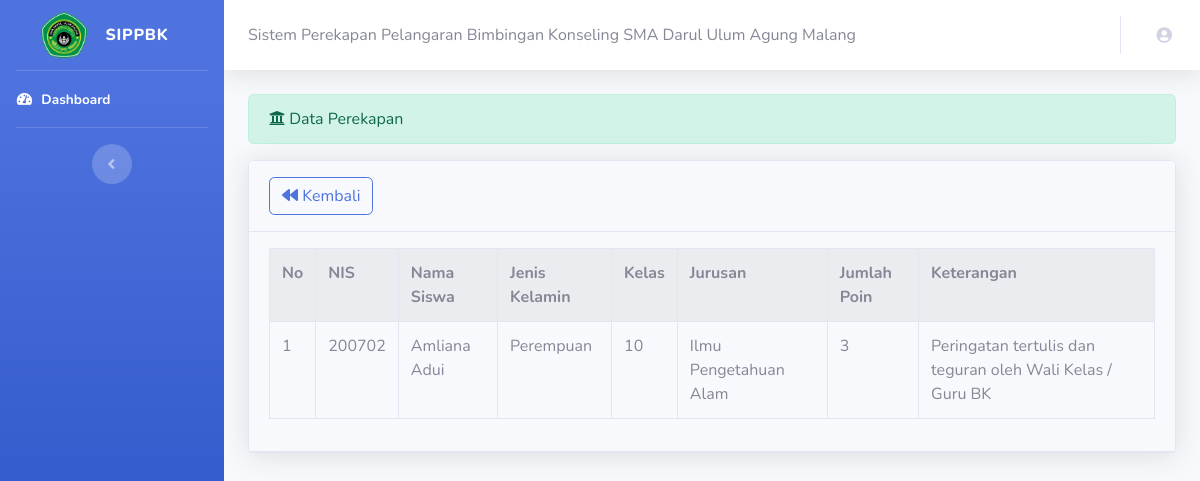
/perekapan/info_perekapan/KP01, run on the app's committed database.
### tables this page shows
CREATE TABLE `pelanggaran` (
  `id_pelanggaran` int(20) NOT NULL,
  `id_siswa` varchar(50) NOT NULL,
  `id_KJ` varchar(50) NOT NULL,
  `id_guru` varchar(50) NOT NULL,
  `kelas` varchar(50) NOT NULL,
  `nama_jurusan` varchar(50) NOT NULL,
  `id_kp` varchar(20) NOT NULL,
  `id_perekapan` varchar(50) NOT NULL,
  `tanggal` date NOT NULL,
  `catatan` text DEFAULT NULL
);

CREATE TABLE `siswa` (
  `id_siswa` varchar(50) NOT NULL,
  `id_KJ` varchar(255) NOT NULL,
  `nilai_raport` varchar(255) DEFAULT NULL,
  `nama_siswa` varchar(255) NOT NULL,
  `password` varchar(50) NOT NULL,
  `jenis_kelamin` varchar(50) NOT NULL,
  `alamat` varchar(255) NOT NULL,
  `nohp` varchar(25) NOT NULL,
  `ttl` date NOT NULL,
  `tempat_lahir` varchar(50) NOT NULL,
  `tinggal` varchar(50) DEFAULT NULL,
  `hoby` varchar(50) DEFAULT NULL,
  `prestasi` varchar(255) DEFAULT NULL,
  `cita_cita` varchar(255) DEFAULT NULL,
  `nama_ayah` varchar(50) DEFAULT NULL,
  `password_ortu` varchar(50) NOT NULL,
  `nama_ibu` varchar(50) DEFAULT NULL,
  `alamat_ortu` varchar(255) DEFAULT NULL,
  `pekerjaan_ayah` varchar(50) DEFAULT NULL,
  `pendidikan_ayah` varchar(50) DEFAULT NULL,
  `nohp_ayah` varchar(20) DEFAULT NULL,
  `pekerjaan_ibu` varchar(50) DEFAULT NULL,
  `pendidikan_ibu` varchar(50) DEFAULT NULL,
  `nohp_ibu` varchar(25) DEFAULT NULL
);

### application/controllers/perekapan.php (called while the page is built, shortened)
<?php
class perekapan extends CI_Controller
{
    function __construct()
    {
        $this->load->library('form_validation');
        $this->load->model("perekapan_model");
        $this->load->model("pelanggaran_model");
        $this->load->model("sanksi_model");
    }
    public function info_perekapan($id_perekapan)
    {
        $data['sanksi'] = $this->sanksi_model->tampil_data()->result();
        $data['perekapan'] = $this->pelanggaran_model->perekapan($id_perekapan);
        $this->load->view('template/header');
        $this->load->view('template/sidebar');
        $this->load->view('info_perekapan', $data);
        $this->load->view('template/footer');
    }
}

### index.php (called while the page is built, shortened)
<?php
require_once BASEPATH.'core/CodeIgniter.php';

### application/models/pelanggaran_model.php (called while the page is built, shortened)
<?php
class pelanggaran_model extends CI_Model
{
    public function perekapan($id_perekapan)
    {
        return $this->db->select("*, sum(kp.bobot) as total_pelanggaran")->from('perekapan')
            ->join('pelanggaran', 'pelanggaran.id_perekapan=perekapan.id_perekapan')
            ->join('siswa', 'siswa.id_siswa=pelanggaran.id_siswa')
            ->join('kp', 'kp.id_kp=pelanggaran.id_kp')
            ->where('perekapan.id_perekapan', $id_perekapan)
            ->group_by('pelanggaran.id_siswa')
            ->get()
            ->result();
    }
}

### application/models/sanksi_model.php (called while the page is built, shortened)
<?php
class sanksi_model extends CI_Model
{
    public function tampil_data()
    {
        $this->db->order_by('poin_sanksi', 'ASC');
        return $this->db->get('tabel_sanksi');
    }
}

### application/views/info_perekapan.php (the view)
<div class="container-fluid">
    <div class="alert alert-success" role="alert">
        <i class="fas fa-university"></i> Data Perekapan
    </div>
    <div class="card shadow mb-4">
        <div class="card-header py-3">
            <a href="<?= base_url('perekapan'); ?>" class="btn btn-outline-primary"><i class="fas fa-backward"></i> Kembali</a>
        </div>
        <div class="card-header py-3">
            <table class="table table-bordered table-striped table-hover">
                <tr>
                    <th>No</th>
                    <th>NIS</th>
                    <th>Nama Siswa</th>
                    <th>Jenis Kelamin</th>
                    <th>Kelas</th>
                    <th>Jurusan</th>
                    <th>Jumlah Poin</th>
                    <th>Keterangan</th>
                </tr>
                <?php
                function keterangan($sanksi, $totalPelanggaran)
                {
                    foreach ($sanksi as $value) {
                        if ($totalPelanggaran <= $value->poin_sanksi) {
                            return $value->jenis_sanksi;
                        }
                    }
                    return '-';
                }
                $no = 1;
                foreach ($perekapan as $pn) : ?>
                    <tr>
                        <td width="20px"><?php echo $no++ ?></td>
                        <td><?php echo $pn->id_siswa; ?></td>
                        <td><?php echo $pn->nama_siswa ?></td>
                        <td><?php echo $pn->jenis_kelamin ?></td>
                        <td><?php echo $pn->kelas ?></td>
                        <td><?php echo $pn->nama_jurusan ?></td>
                        <td>
                            <?php echo $pn->total_pelanggaran ?>
                        </td>
                        <td>
                            <?php
                            echo keterangan($sanksi,  $pn->total_pelanggaran);
                            ?>
                        </td>
                    </tr>
                <?php endforeach; ?>
            </table>
        </div>
    </div>
</div>

### data on the page
pelanggaran: id_siswa.id_siswa "200702", id_siswa.nama_siswa "Amliana Adui", id_siswa.jenis_kelamin "Perempuan", kelas "10", nama_jurusan "Ilmu Pengetahuan Alam", total_pelanggaran "3", total_pelanggaran "Peringatan tertulis dan teguran oleh Wali Kelas / Guru BK"
